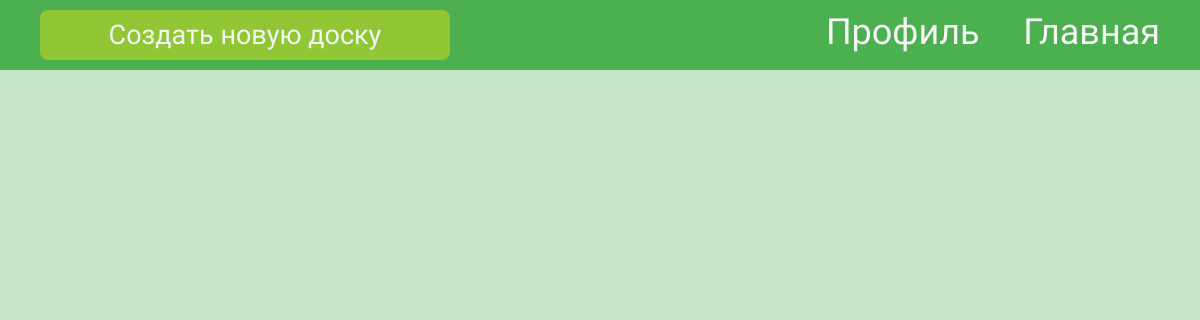
/ (signed in), run on an earlier commit of the app's database.
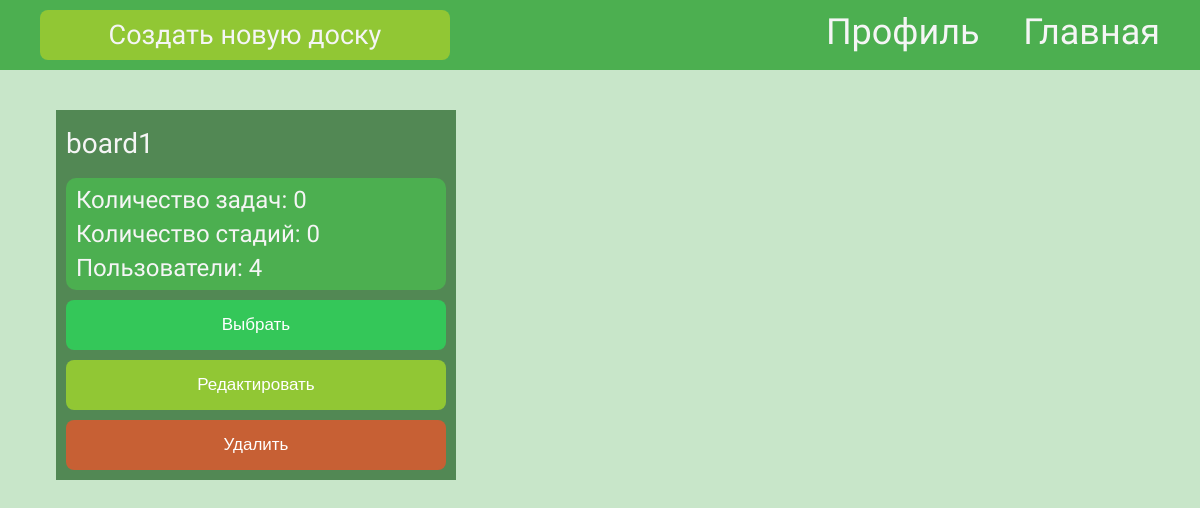
And on a later commit of the database.
### board/models.py (models this page shows)
class Board(models.Model):
    title = models.CharField(max_length=255, default="Новая доска")
    owner = models.ForeignKey(settings.AUTH_USER_MODEL, on_delete=models.CASCADE)
    tasks = models.ManyToManyField("Task", blank=True)
    max_tasks = models.IntegerField()
    columns = models.ManyToManyField("Column", blank=True)

### board/views.py (the view)
# urls.py: path('', main, name="main_page"),
@ensure_csrf_cookie
def main(request):
    if request.headers.get('X-get-form', None):
        html_file = open(os.path.join(settings.TEMPLATES[0]['DIRS'][0], 'board', 'board_form.html'), 'r')
        return HttpResponse(html_file.read(), content_type='text/html')
    user_boards_queryset = Board.objects.filter(owner=request.user).annotate(total_users=Count('tasks__users', distinct=True))
    context = {
        "boards": user_boards_queryset,
        "board_form": BoardForm(),
        }
    return render(request, template_name='board/main_page.html', context=context)

### templates/board/main_page.html (shortened to what this page needs)
{% extends "default.html" %}
{% load static %}
{% block link_css %} <link rel="stylesheet" href="{% static 'css/board/main_page.css' %}"> {% endblock link_css %}
{% block action_button_content %}<button class="new-board">Создать новую доску</button>{% endblock action_button_content %}
{% block content %}
    {% if boards %}
        <div class="container">
            {% for board in boards %}
                {% include "board/board.html" %}
            {% endfor %}
        </div>
    {% endif %}
{% endblock content %}

### templates/default.html (shortened to what this page needs)
<!DOCTYPE html>
<html lang="en">
<head>
    {% load static %}
    {% block link_css %}{% endblock link_css %}
</head>
<body>
    <header class="header">
        <div class="header__wrapper">
            <div class="action-button">
                {% block action_button_content %}{% endblock action_button_content %}
            </div>
            <nav class="nav">
                <a class="nav__link" href="{% url 'profile_page' %}">Профиль</a>
                <a class="nav__link" href="{% url 'main_page' %}">Главная</a>
            </nav>
        </div>
    </header>
    {% block content %}
    {% endblock content %}
</body>
</html>

### templates/board/board.html
<div class="board" id="{{ board.id }}">
    <div class="board__title">{{ board.title }}</div>
    <div class="board__info">
        <span class="board__info_item">Количество задач: <span class="board__info_item_tasks">{{ board.tasks|length }}</span></span>
        <span class="board__info_item">Количество стадий: <span class="board__info_item_columns">{{ board.columns|length }}</span></span>
        <span class="board__info_item">Пользователи: <span class="board__info_item_total-users">{{ board.total_users }}</span></span>
    </div>
    <div class="board__buttons">
        <button class="board__button board__button_select">Выбрать</button>
        <button class="board__button board__button_edit">Редактировать</button>
        <button class="board__button board__button_delete">Удалить</button>
    </div>
</div>

### static/css/board/main_page.css (style rules this page uses)
* { margin: 0; padding: 0; border: 0; }
*, *:before, *:after { box-sizing: border-box; }
nav, footer, header, aside { display: block; }
html, body { height: 100%; width: 100%; font-size: 100%; line-height: 1; font-size: 14px; -ms-text-size-adjust: 100%; -moz-text-size-adjust: 100%; webkit-text-size-adjust: 100%; }
input, button, textarea { font-family: inherit; }
button { cursor: pointer; }
a, a:visited { text-decoration: none; }
.header { width: 100%; height: 70px; background: #4caf50; }
.header__wrapper { display: flex; justify-content: space-between; }
.action-button { font-family: "Alexandria", sans-serif; margin: 10px 40px; display: inline-block; }
.nav { display: inline-block; text-align: right; }
.nav__link { color: #f5f5f5; font-family: "Alexandria", sans-serif; font-size: 36px; display: inline-block; margin: 14px 40px 0 0; }
body { background: #c8e6c9; position: relative; }
.new-board { color: #f5f5f5; }
.container { display: flex; position: relative; margin: 40px 56px; flex-wrap: wrap; max-width: 100% px; gap: 40px 64px; }
.board { width: 400px; max-height: 389px; background: #528854; padding: 10px 10px 0 10px; }
.board__title { color: #f5f5f5; font-family: "Alexandria", sans-serif; font-size: 28px; margin-top: 10px; }
.board__info { width: 380px; max-height: 126px; border-radius: 10px; background: #4caf50; margin-top: 20px; display: flex; flex-direction: column; margin-bottom: 10px; padding: 10px 10px 0 10px; }
.board__info_item { font-family: "Alexandria", sans-serif; color: #f5f5f5; font-size: 24px; margin: 0 0 10px 0; }
.board__buttons { display: flex; flex-direction: column; }
.board__button { color: #ffffff; font-family: Helvetica; font-size: 17px; width: 380px; height: 50px; border-radius: 8px; margin: 0 0 10px 0; }
.board__button_select { background: #34c759; }
.board__button_edit { background: #91c734; }
.board__button_delete { background: #c76034; }
.new-board { background: #91c734; color: #f5f5f5; height: 50px; width: 410px; border-radius: 8px; font-size: 27px; }

What changed in the data, as far as the page shows it:
added Board: title "board1", tasks|length "0", columns|length "0", total_users "4"
